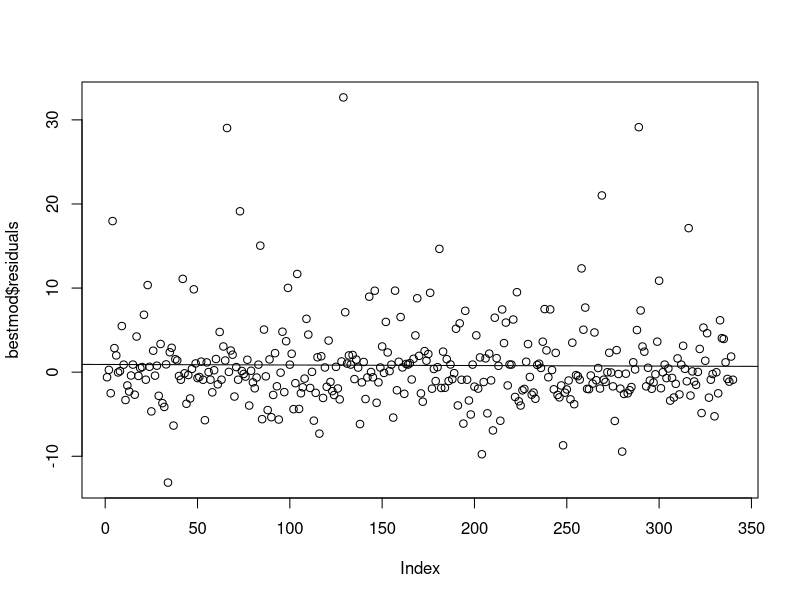

Write the R code that produced this figure. (Note: this script raises an error after producing the figure.)
## ---- chunk 1

library(MASS)


set.seed(10)
index = seq(1,506)
vals = sample(index, 340)


Boston$chas = as.factor(Boston$chas)
Boston$rad = as.factor(Boston$rad)

boston_train = Boston[vals,]
boston_test = Boston[-vals,]

## ---- chunk 2
library (e1071)
svmfit =svm(medv~., data=boston_train , kernel ="linear", cost =10, scale =TRUE )
summary (svmfit )

#plot(svmfit,carseats_train)
## ---- chunk 3
set.seed (1)
tune.out=tune(svm ,medv~., data=boston_train, scale =TRUE,kernel ="linear", ranges =list(cost=c(0.001 , 0.01, 0.1, 1,5,10,100) ))

summary (tune.out)
## ---- chunk 4
bestmod =tune.out$best.model
summary (bestmod )
## ---- chunk 5
plot(bestmod$residuals)
abline(lm(bestmod$residuals ~ seq(from = 0, to = 340, length.out = 340)))

## ---- chunk 6
ypred=predict (bestmod ,boston_test )
mean((boston_test$medv - ypred)^2)

## ---- chunk 7

formula_svm = as.formula(paste("Price ~ ."))


model = e1071::svm(formula_svm, data=carseats_train , kernel ="linear", cost =10, scale =TRUE)


model
## ---- chunk 8
svmfit =svm(Price~ CompPrice+ Sales+ Income+Advertising + ShelveLoc + Age, data=carseats_train , kernel ="linear", cost =10, scale =TRUE )
summary (svmfit )


set.seed (1)
tune.out=tune(svm ,Price~ CompPrice+ Sales+ Income+Advertising + ShelveLoc + Age, data=carseats_train, scale =TRUE,kernel ="linear", ranges =list(cost=c(0.001 , 0.01, 0.1, 1,5,10,100) ))

summary (tune.out)


bestmod =tune.out$best.model
summary (bestmod )

plot(bestmod$residuals)
abline(lm(bestmod$residuals ~ seq(from = 0, to = 280, length.out = 280)))

ypred=predict (bestmod ,carseats_test )
mean((carseats_test$Price - ypred)^2)

## ---- chunk 9
library(caret)
library(tidyverse)
## ---- chunk 10
train_control = trainControl(method = "cv", number = 5)
set.seed(50)
model = train(Price~., data = carseats_train, method = "svmLinear", trControl = train_control,tuneGrid = expand.grid(C =c(0.001 , 0.01, 0.1, 1,5,10,100)))
print(model)



## ---- chunk 11
pred_y = predict(model, carseats_test)

mean((carseats_test$Price - pred_y)^2)

#caret::RMSE(carseats_test$Price, pred_y)

## ---- chunk 12
set.seed(50)
model = train(Price~ CompPrice+ Sales+ Income+Advertising + ShelveLoc + Age, data = carseats_train, method = "svmLinear", trControl = train_control,tuneGrid = expand.grid(C =c(0.001 , 0.01, 0.1, 1,5,10,100)))
print(model)


pred_y = predict(model, carseats_test)

mean((carseats_test$Price - pred_y)^2)

#caret::RMSE(carseats_test$Price, pred_y)

